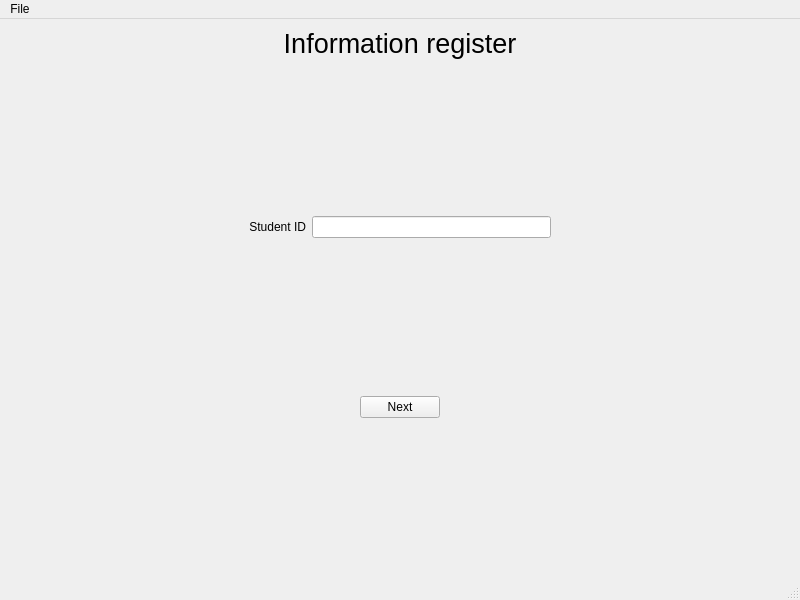
<?xml version="1.0" encoding="UTF-8"?>
<ui version="4.0">
 <class>InputWindow</class>
 <widget class="QMainWindow" name="InputWindow">
  <property name="geometry">
   <rect>
    <x>0</x>
    <y>0</y>
    <width>800</width>
    <height>600</height>
   </rect>
  </property>
  <property name="windowTitle">
   <string>MainWindow</string>
  </property>
  <widget class="QWidget" name="centralwidget">
   <layout class="QGridLayout" name="gridLayout">
    <item row="6" column="0">
     <spacer name="horizontalSpacer">
      <property name="orientation">
       <enum>Qt::Horizontal</enum>
      </property>
      <property name="sizeHint" stdset="0">
       <size>
        <width>40</width>
        <height>20</height>
       </size>
      </property>
     </spacer>
    </item>
    <item row="1" column="0" colspan="3">
     <widget class="QLabel" name="Title">
      <property name="font">
       <font>
        <pointsize>20</pointsize>
       </font>
      </property>
      <property name="text">
       <string>Information register</string>
      </property>
      <property name="textFormat">
       <enum>Qt::PlainText</enum>
      </property>
      <property name="alignment">
       <set>Qt::AlignCenter</set>
      </property>
     </widget>
    </item>
    <item row="6" column="2">
     <spacer name="horizontalSpacer_3">
      <property name="orientation">
       <enum>Qt::Horizontal</enum>
      </property>
      <property name="sizeHint" stdset="0">
       <size>
        <width>40</width>
        <height>20</height>
       </size>
      </property>
     </spacer>
    </item>
    <item row="4" column="1">
     <spacer name="verticalSpacer_3">
      <property name="orientation">
       <enum>Qt::Vertical</enum>
      </property>
      <property name="sizeHint" stdset="0">
       <size>
        <width>20</width>
        <height>40</height>
       </size>
      </property>
     </spacer>
    </item>
    <item row="3" column="0" colspan="3">
     <layout class="QHBoxLayout" name="horizontalLayout">
      <item>
       <spacer name="horizontalSpacer_2">
        <property name="orientation">
         <enum>Qt::Horizontal</enum>
        </property>
        <property name="sizeHint" stdset="0">
         <size>
          <width>40</width>
          <height>20</height>
         </size>
        </property>
       </spacer>
      </item>
      <item>
       <widget class="QLabel" name="ID">
        <property name="text">
         <string>Student ID</string>
        </property>
        <property name="alignment">
         <set>Qt::AlignRight|Qt::AlignTrailing|Qt::AlignVCenter</set>
        </property>
       </widget>
      </item>
      <item>
       <widget class="QLineEdit" name="inputID"/>
      </item>
      <item>
       <spacer name="horizontalSpacer_4">
        <property name="orientation">
         <enum>Qt::Horizontal</enum>
        </property>
        <property name="sizeHint" stdset="0">
         <size>
          <width>40</width>
          <height>20</height>
         </size>
        </property>
       </spacer>
      </item>
     </layout>
    </item>
    <item row="7" column="1">
     <spacer name="verticalSpacer">
      <property name="orientation">
       <enum>Qt::Vertical</enum>
      </property>
      <property name="sizeHint" stdset="0">
       <size>
        <width>20</width>
        <height>40</height>
       </size>
      </property>
     </spacer>
    </item>
    <item row="6" column="1">
     <widget class="QPushButton" name="NextButton">
      <property name="text">
       <string>Next</string>
      </property>
     </widget>
    </item>
    <item row="2" column="0" colspan="3">
     <spacer name="verticalSpacer_2">
      <property name="orientation">
       <enum>Qt::Vertical</enum>
      </property>
      <property name="sizeHint" stdset="0">
       <size>
        <width>20</width>
        <height>40</height>
       </size>
      </property>
     </spacer>
    </item>
   </layout>
  </widget>
  <widget class="QMenuBar" name="menubar">
   <property name="geometry">
    <rect>
     <x>0</x>
     <y>0</y>
     <width>800</width>
     <height>22</height>
    </rect>
   </property>
   <widget class="QMenu" name="menuFile">
    <property name="title">
     <string>File</string>
    </property>
    <addaction name="new_act"/>
    <addaction name="open_act"/>
    <addaction name="save_act"/>
    <addaction name="commit_act"/>
    <addaction name="exit_act"/>
   </widget>
   <addaction name="menuFile"/>
  </widget>
  <widget class="QStatusBar" name="statusbar"/>
  <action name="new_act">
   <property name="text">
    <string>New</string>
   </property>
   <property name="shortcut">
    <string>Ctrl+N</string>
   </property>
  </action>
  <action name="open_act">
   <property name="text">
    <string>Open</string>
   </property>
   <property name="shortcut">
    <string>Ctrl+O</string>
   </property>
  </action>
  <action name="save_act">
   <property name="text">
    <string>Save</string>
   </property>
   <property name="shortcut">
    <string>Ctrl+S</string>
   </property>
  </action>
  <action name="exit_act">
   <property name="text">
    <string>Exit</string>
   </property>
   <property name="shortcut">
    <string>Ctrl+Esc</string>
   </property>
  </action>
  <action name="commit_act">
   <property name="text">
    <string>Commit</string>
   </property>
   <property name="shortcut">
    <string>Ctrl+C</string>
   </property>
  </action>
 </widget>
 <resources/>
 <connections/>
</ui>
